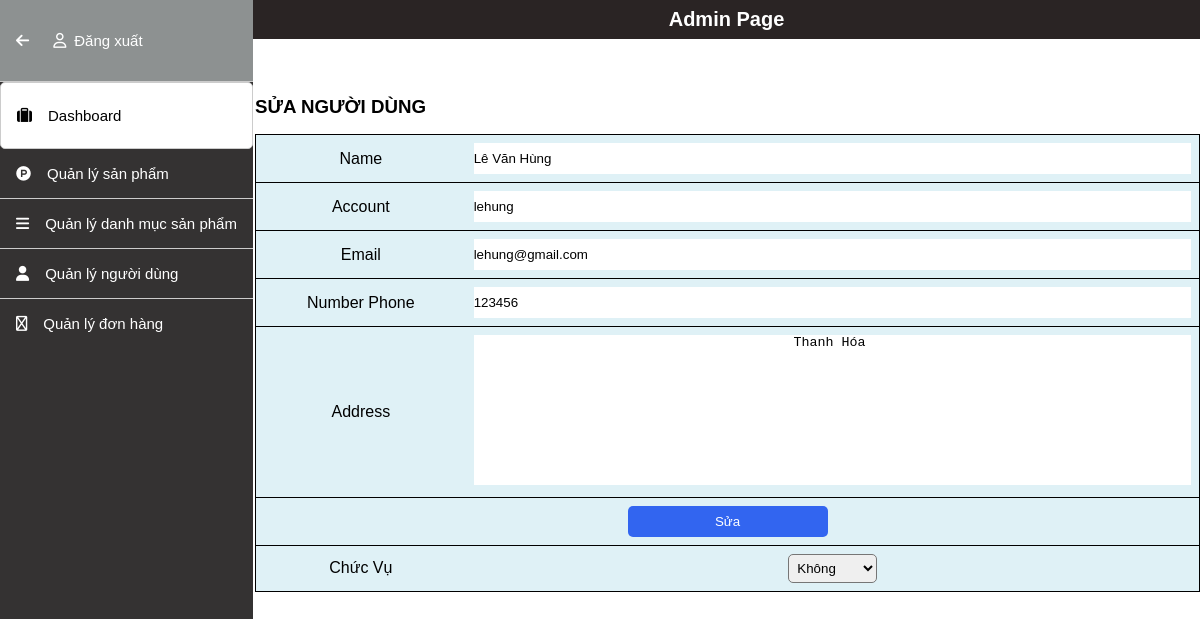
The app's page /admincp/index.php?action=quanlynguoidung&query=sua&email=lehung@gmail.com (signed in) with its own data.
### tables this page shows
CREATE TABLE `tbl_dangky` (
  `id_khachhang` int(11) NOT NULL,
  `hovaten` varchar(250) NOT NULL,
  `taikhoan` varchar(100) NOT NULL,
  `matkhau` varchar(100) NOT NULL,
  `sodienthoai` int(11) NOT NULL,
  `email` varchar(100) NOT NULL,
  `diachi` text NOT NULL,
  `chucvu` int(11) NOT NULL
);

### admincp/modules/quanlynguoidung/sua.php (the view, shortened to what this page needs)
<?php
$sql_nguoidung = "SELECT * FROM tbl_dangky WHERE email='$_GET[email]' LIMIT 1";
$querynd = mysqli_query($connect, $sql_nguoidung);
?>
<h3>SỬA NGƯỜI DÙNG</h3>
<form action="modules/quanlynguoidung/xuly.php?email=<?php echo $_GET['email'] ?>" method="POST" enctype="multipart/form-data">
    <table class="tbl_themsp" width="50%" style="border-collapse: collapse;">
        <?php
        while ($nguoidung = mysqli_fetch_array($querynd)) {
        ?>
            <tr>
                <td>Name</td>
                <td><input type="text" size="50" name="hovatens" value="<?php echo $nguoidung['hovaten'] ?>"></td>
            </tr>
            <tr>
                <td>Account</td>
                <td><input type="text" size="50" name="taikhoans" value="<?php echo $nguoidung['taikhoan'] ?>"></td>
            </tr>
            <tr>
                <td>Email</td>
                <td><input type="text" size="50" name="emails" value="<?php echo $nguoidung['email'] ?>"> </td>
            </tr>
            <tr>
                <td>Number Phone</td>
                <td><input type="text" size="50" name="dienthoais" value="<?php echo $nguoidung['sodienthoai'] ?>"> </td>
            </tr>
            <tr>
                <td>Address</td>
                <td><textarea name="diachis" cols="47" rows="10" style="resize: none;">
					<?php echo $nguoidung['diachi'] ?>
			</textarea></td>
            </tr>
            <tr>
                <td colspan="2" style="text-align: center;"><input type="submit" name="suanguoidung" value="Sửa"></td>
            </tr>
            <tr>
                <td>Chức Vụ </td>
                <td>
                    <select name="chucvus">
                        <?php
                        if ($nguoidung['chucvu'] == 1) {
                        ?>
                            <option value="1" selected> Bán hàng</option>
                            <option value="0">Không</option>
                        <?php
                        } else {
                        ?>
                            <option value="0" selected>Không</option>
                        <?php
                        }
                        ?>
                    </select>
                </td>
            </tr>
    </table>
</form>
<?php
        }
?>

### admincp/css/style_admincp.css (style rules this page uses)
* { padding: 0; margin: 0; box-sizing: border-box; }
body { font-family: Helvetica, sans-serif; }
.wrapper .main h3 { margin: 6rem 0 1rem 0; }
.wrapper .main table { width: 100%; border-collapse: collapse; }
.wrapper .main table input { padding: 0.5rem 0; width: 100%; border: none; outline: none; }
.wrapper .main table textarea { width: 100%; border: none; outline: none; }
.wrapper .main table select { padding: 0.3rem; border-radius: 5px; cursor: pointer; }
.wrapper .main table input[type="submit"] { width: 200px; margin: auto; background-color: rgb(50, 101, 240); color: #fff; border-radius: 5px; cursor: pointer; }
th, td { text-align: center; padding: 8px; }
tr { border: 1px solid #000; padding: 0.5rem 0; }
.tbl_themsp { background-color: #dff1f6; }

### records on screen
tbl_dangky: hovatens "Lê Văn Hùng", taikhoans "lehung", emails "lehung@gmail.com", dienthoais "123456", diachis "Thanh Hóa", chucvus "Không"
